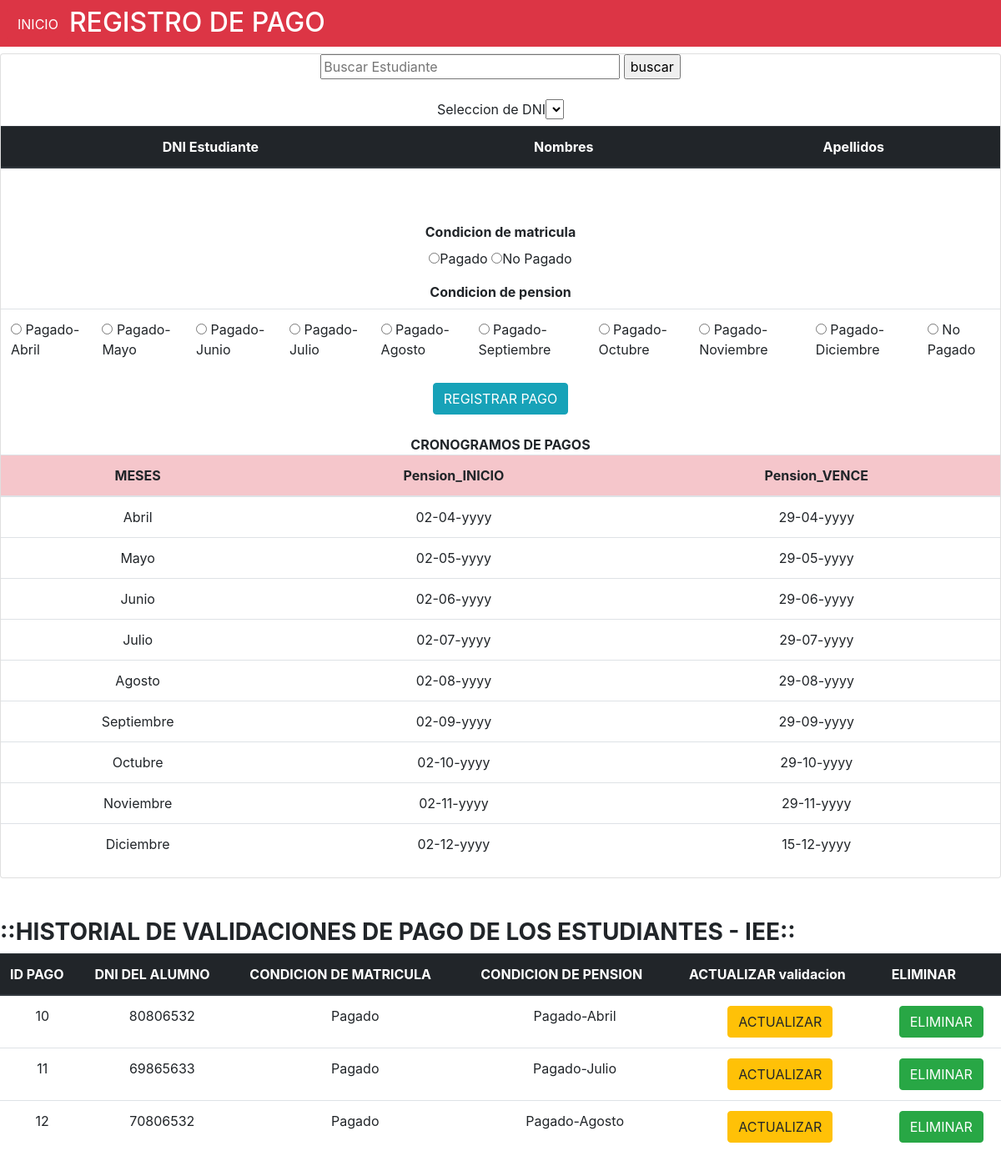
Screenshot of /views/pago.php with the database file from the repository.
### tables this page shows
CREATE TABLE `pago` (
  `Idpago` int(11) NOT NULL,
  `DNIestudiante` int(8) NOT NULL,
  `condicion_matricula` varchar(20) NOT NULL,
  `condicion_pension` varchar(20) NOT NULL
);

### views/pago.php (the view, shortened to what this page needs)
<?php
require_once("../db/conexion.php");
?>
<!DOCTYPE html>
<html>
<head>
<link rel="stylesheet" href="https://maxcdn.bootstrapcdn.com/bootstrap/4.0.0/css/bootstrap.min.css">
</head>
<body>
	<h2  class="p-2 mb-2 bg-danger text-white"><input type="submit" align="rigth" value="INICIO" class="btn btn-danger" onclick = "location='/ProyectoFinal/views/principal.php/'"/>REGISTRO DE PAGO</h2>
<div align="center" class="card card-container">
<form method="POST" action="index.php">
	<input size='30' type="text" name="txtfiltro" minlength="8" maxlength="8" placeholder="Buscar Estudiante" />
<input type="submit" value="buscar" name="btnfiltrar">
<br></br>
<label>Seleccion de DNI<select name="select_01">
</select></label>
<table class="table table-hover">
	<thead class="thead-dark" align="center">
<tr>
<th>DNI Estudiante</th>
<th>Nombres</th>
<th>Apellidos</th>
</tr>
</thead>
</table>
<br></br>
<label><b>Condicion de matricula</b></label><br>
 <table class="table table">
 <input type="radio"  name="matricula_v" value="Pagado"> Pagado
<input type="radio"  name="matricula_v" value="No Pagado"> No Pagado<br>
</table>
<table class="table table">
	<label><b>Condicion de pension</b></label><br>
<tr><td><input type="radio"  name="pension_v" value="Pagado-Abril"> Pagado-Abril</td>
<td><input type="radio"  name="pension_v" value="Pagado-Mayo"> Pagado-Mayo</td>
<td><input type="radio"  name="pension_v" value="Pagado-Junio"> Pagado-Junio</td>
<td><input type="radio"  name="pension_v" value="Pagado-Julio"> Pagado-Julio</td>
<td><input type="radio"  name="pension_v" value="Pagado-Agosto"> Pagado-Agosto</td>
<td><input type="radio"  name="pension_v" value="Pagado-Septiembre"> Pagado-Septiembre</td>
<td><input type="radio"  name="pension_v" value="Pagado-Octubre"> Pagado-Octubre</td>
<td><input type="radio"  name="pension_v" value="Pagado-Noviembre"> Pagado-Noviembre</td>
<td><input type="radio"  name="pension_v" value="Pagado-Diciembre"> Pagado-Diciembre</td>
<td><input type="radio"  name="pension_v" value="No Pagado"> No Pagado</td></tr>
</table>
<input type="submit"  class="btn btn-info" name="insertapago" value="REGISTRAR PAGO" ><br></br>
<h7><b>CRONOGRAMOS DE PAGOS</b></h7>
<table class="table table-hover">
  <thead class="thead-danger">
<tr align="center" class="table-danger">
<th>MESES</th>
<th>Pension_INICIO</th>
<th>Pension_VENCE</th>
</tr>
</thead>
<tr align="center">
<td>Abril</td>
<td>02-04-yyyy</td>
<td>29-04-yyyy</td>
</tr>
<tr align="center">
<td>Mayo</td>
<td>02-05-yyyy</td>
<td>29-05-yyyy</td>
</tr>
<tr align="center">
<td>Junio</td>
<td>02-06-yyyy</td>
<td>29-06-yyyy</td>
</tr>
<tr align="center">
<td>Julio</td>
<td>02-07-yyyy</td>
<td>29-07-yyyy</td>
</tr>
<tr align="center">
<td>Agosto</td>
<td>02-08-yyyy</td>
<td>29-08-yyyy</td>
</tr>
<tr align="center">
<td>Septiembre</td>
<td>02-09-yyyy</td>
<td>29-09-yyyy</td>
</tr>
<tr align="center">
<td>Octubre</td>
<td>02-10-yyyy</td>
<td>29-10-yyyy</td>
</tr>
<tr align="center">
<td>Noviembre</td>
<td>02-11-yyyy</td>
<td>29-11-yyyy</td>
</tr>
<tr align="center">
<td>Diciembre</td>
<td>02-12-yyyy</td>
<td>15-12-yyyy</td>
</tr>
</table>
</div>
<br></br>
<h3><b>::HISTORIAL DE VALIDACIONES DE PAGO DE LOS ESTUDIANTES - IEE:: </b>
</h3>
<table class="table table-hover">
	<thead class="thead-dark">
<tr>
<th>ID PAGO</th>
<th>DNI DEL ALUMNO</th>
<th>CONDICION DE MATRICULA</th>
<th>CONDICION DE PENSION</th>
<th>ACTUALIZAR validacion</th>
<th>ELIMINAR</th>
</tr>
</thead>
<?php
$mostrar="SELECT * FROM pago";
$ejecutar=mysqli_query($conexion,$mostrar);
while ($fila=mysqli_fetch_array($ejecutar)){
	$ip=$fila['Idpago'];
	$select_01=$fila['DNIestudiante'];
	$M=$fila['condicion_matricula'];
	$P=$fila['condicion_pension'];
?>
<tr align="center">
<td><?php echo $ip; ?></td>
<td><?php echo $select_01; ?></td>
<td><?php echo $M; ?></td>
<td><?php echo $P; ?></td>
<td><a href="index.php?editarpago=<?php echo $ip;?>"class="btn btn-warning">ACTUALIZAR</a></td>
<td><a href="index.php?eliminarpago=<?php echo $ip;?>"class="btn btn-success">ELIMINAR</a></td>
</tr>
	<?php } ?>
  </table>
</body>
</html>

### rows the page displays
pago: Idpago "10", DNIestudiante "80806532", condicion_matricula "Pagado", condicion_pension "Pagado-Abril"
pago: Idpago "11", DNIestudiante "69865633", condicion_matricula "Pagado", condicion_pension "Pagado-Julio"
pago: Idpago "12", DNIestudiante "70806532", condicion_matricula "Pagado", condicion_pension "Pagado-Agosto"
